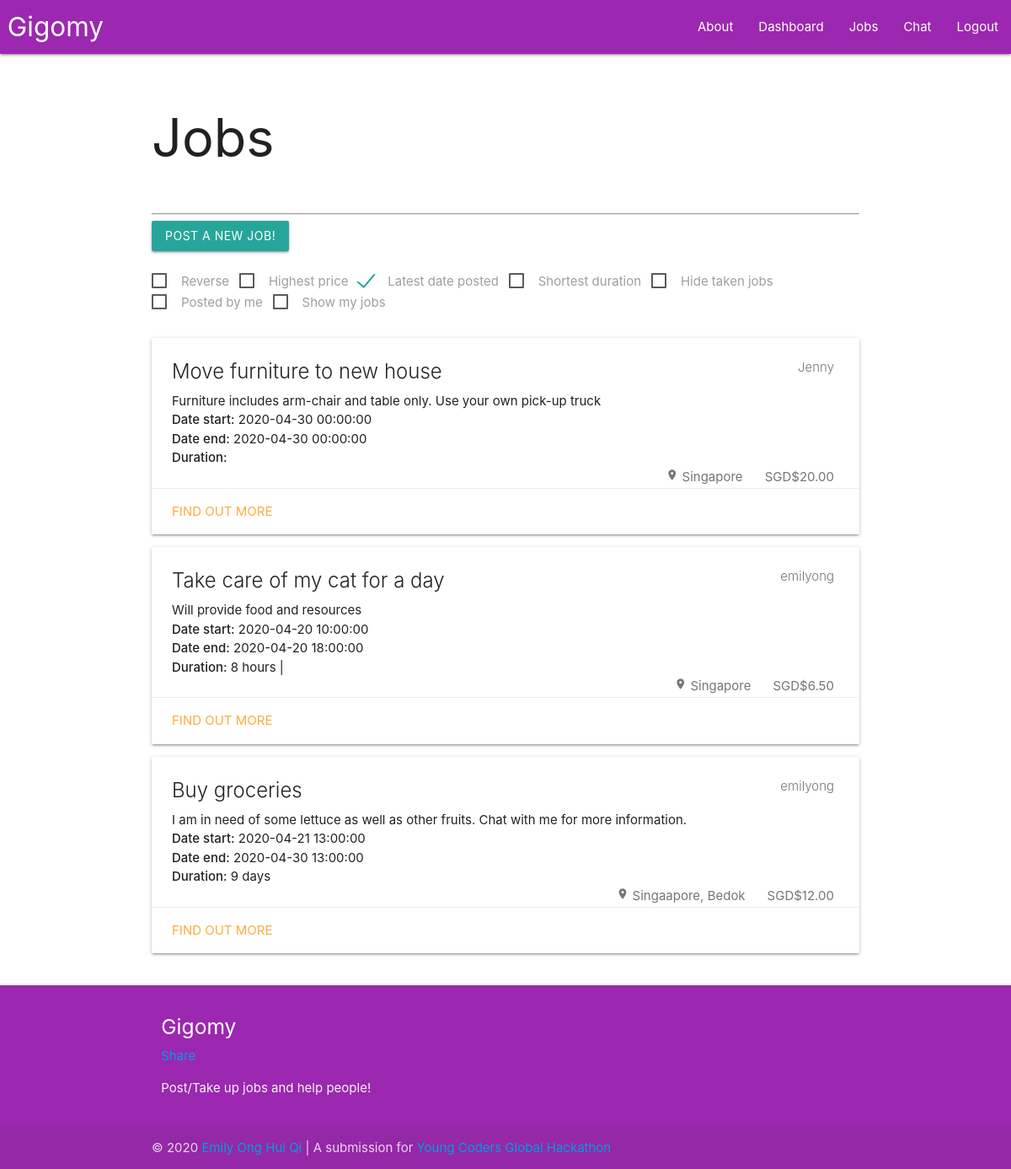
/ (signed in), run on an earlier commit of the app's database.
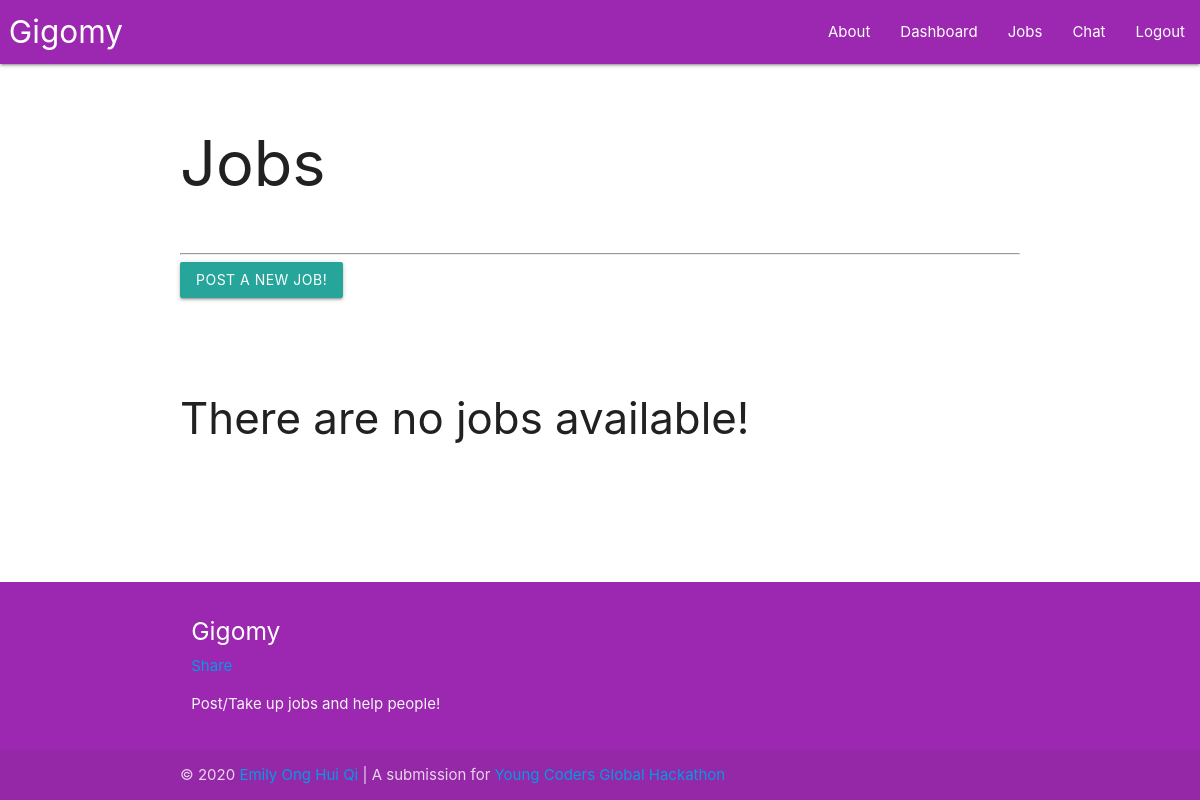
And on a later commit of the database.
### main.py (models this page shows)
class Job(db.Model):
    jobID = db.Column(db.Integer, unique = True, autoincrement = True, nullable = False, index = True, primary_key = True)
    jobTitle = db.Column(db.String, index = True, nullable = False)
    jobDescription = db.Column(db.String, nullable = False)
    jobLocation = db.Column(db.String, nullable = True)
    jobPrice = db.Column(db.Float, index = True, nullable = False)
    jobDatePosted = db.Column(db.DateTime, index = True, nullable = False)
    jobDateStart = db.Column(db.DateTime, index = True, nullable = True)
    jobDateEnd = db.Column(db.DateTime, index = True, nullable = True)
    jobSender = db.Column(db.String, db.ForeignKey("user.username"), nullable = False)
    jobReceiver = db.Column(db.String, db.ForeignKey("user.username"), nullable = True)

### main.py (the view)
@app.route("/")
def index():
    if current_user.is_authenticated:
        jobs_ = Job.query.all()
        currentUser = getUser(current_user)
        jobs = []
        for job in jobs_:
            job_ = processJob(job)
            if job_["jobReceiver"]:
                jobs.append(job_)
            else:
                jobs.insert(0, job_)
        jobStatus = getJobStatus(session)
        return render_template("gigomy.html", jobs=jobs, currentUser=currentUser,
                                currentUser_=json.dumps(currentUser), jobStatus_=json.dumps(jobStatus))
    return render_template("index.html")

### main.py (called while the page is built)
def getUser (user):
    currentUser = {"username": user.username,
                    "email": user.email,
                    "avatar": user.avatar}
    return currentUser

def getJobStatus (data):
    jobStatus = {}
    if data:
        if "abandonedJob" in data:
            data.pop("abandonedJob")
            jobStatus["abandonedJob"] = 1
        if "editedJob" in data:
            data.pop("editedJob")
            jobStatus["editedJob"] = 1
        if "takenUpJob" in data:
            data.pop("takenUpJob")
            jobStatus["takenUpJob"] = 1
        if "deletedJob" in data:
            data.pop("deletedJob")
            jobStatus["deletedJob"] = 1
    return jobStatus

@login.user_loader
def load_user(username):
    return User.query.get(username)

### templates/gigomy.html (shortened to what this page needs)
{% extends "base.html" %}
{% block content %}
  {% include "jobs.html" %}
{% endblock content %}

### templates/jobs.html (shortened to what this page needs)
<h1>Jobs</h1>
<br/><hr/>
<a class="waves-effect waves-light btn modal-trigger" href="#postJobs">Post a new job!</a>
  {% import "forms/setJob.html" as setJobForm %}
<br/><br/>
{% if jobs %}
  <label>
    <span>Reverse</span>
  </label>
  <label>
    <span>Highest price</span>
  </label>
  <label>
    <span>Latest date posted</span>
  </label>
  <label>
    <span>Shortest duration</span>
  </label>
  <label>
    <span>Hide taken jobs</span>
  </label>
  <label>
    <span>Posted by me</span>
  </label>
  <label>
    <span>Show my jobs</span>
  </label>
{% endif %}
<br/><br/>
<div id="allJobs">
  {% if jobs %}
    {% for job in jobs %}
      {% set jobID = job["jobID"] %}
      <div id={{jobID}} class="card darken-1"
      data-item-duration='{{job["jobDuration"]}}'
      data-item-price='{{job["jobPrice"]}}'
      data-item-datePosted='{{job["jobDatePosted"]}}'
      data-item-receiver='{{job["jobReceiver"]}}'
      data-item-hidden="false"
      data-item-sender='{{job["jobSender"]}}'>
        <div class="card-content">
          <span class="card-title">
            <span class="badge">{{job["jobSender"]}}</span>
            {{job["jobTitle"]}}
          </span>
          <p>{{job["jobDescription"]}}</p>
          <p><strong>Date start:</strong> {{job["jobDateStart"]}}</p>
          <p><strong>Date end:</strong> {{job["jobDateEnd"]}}</p>
          <p><strong>Duration:</strong> {{job["jobDuration"]}}</p>
          <span class="badge">SGD{{job["jobPrice"]}}</span>
          <span class="badge">
            <i class="material-icons tiny">location_on</i>
            {{job["jobLocation"]}}
          </span>
        </div>
        <div class="card-action">
          <a href="{{url_for('see', id=jobID)}}">Find out more</a>
        </div>
      </div>
    {% endfor %}
  {% else %}
    <h3>There are no jobs available!</h3>
  {% endif %}
</div>

What changed in the data, as far as the page shows it:
removed Job: jobSender "Jenny", jobTitle "Move furniture to new house", jobDescription "Furniture includes arm-chair and table only. Use your own pick-up truck", jobDateStart "2020-04-30 00:00:00", jobDateEnd "2020-04-30 00:00:00", jobPrice "$20.00", jobLocation "Singapore"
removed Job: jobSender "emilyong", jobTitle "Take care of my cat for a day", jobDescription "Will provide food and resources", jobDateStart "2020-04-20 10:00:00", jobDateEnd "2020-04-20 18:00:00", jobDuration "8 hours |", jobPrice "$6.50", jobLocation "Singapore"
removed Job: jobSender "emilyong", jobTitle "Buy groceries", jobDescription "I am in need of some lettuce as well as other fruits. Chat with me for more information.", jobDateStart "2020-04-21 13:00:00", jobDateEnd "2020-04-30 13:00:00", jobDuration "9 days", jobPrice "$12.00", jobLocation "Singaapore, Bedok"
Also different on the page:
text no longer shown: "Reverse Highest price Latest date posted Shortest duration Hide taken jobs Posted by me Show my jobs"
text now shown: "There are no jobs available!"
